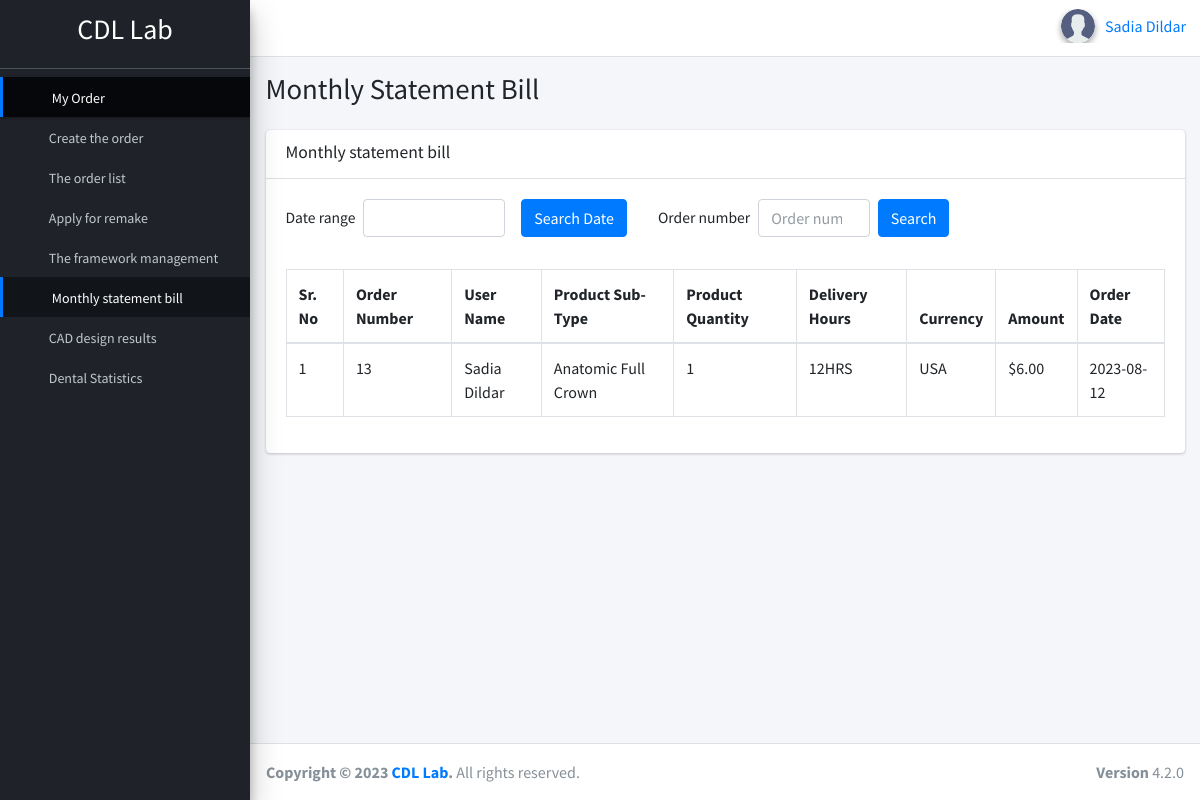
Page /monthly-statement/ (signed in) on the earlier database version.
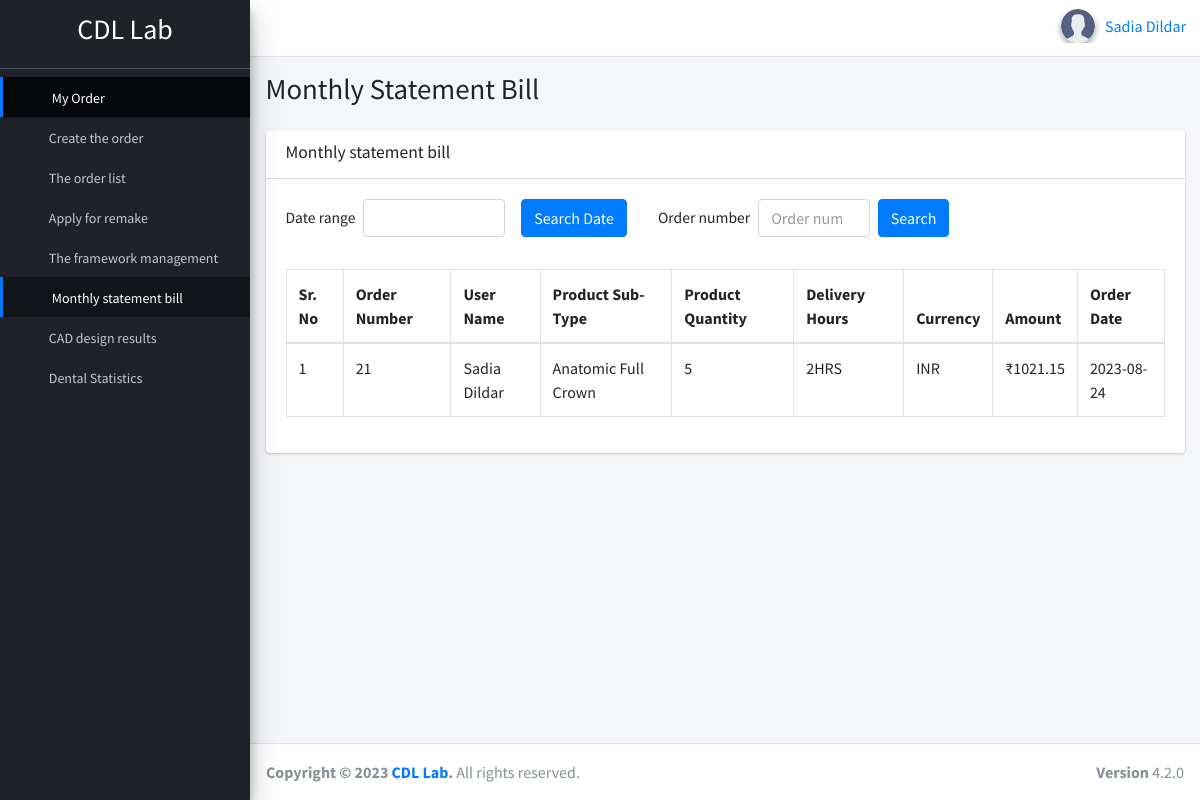
Same page on the later database version.
### amruloapp/models.py (models this page shows, shortened)
class Order(models.Model):
    user = models.ForeignKey(User, on_delete=models.CASCADE)  # ForeignKey to link the order with the user
    company_information = models.ForeignKey(CompanyInformation, on_delete=models.SET_NULL, null=True, blank=True)
    framework_agreement = models.ForeignKey(FrameworkAgreement, on_delete=models.SET_NULL, null=True, blank=True)
    order_number = models.AutoField(primary_key=True)  # Auto-generated order number
    customer_name = models.CharField(max_length=100)
    manufacturer = models.CharField(max_length=100, blank=True, null=True)
    ORDER_TYPE_CHOICES = [
        ('Regular', 'Regular Order'),
        ('Simple', 'Sample Order'),
        ('Urgent', 'Urgent order'),
    ]
    order_type = models.CharField(max_length=10, choices=ORDER_TYPE_CHOICES, default='Regular')
    purchaser = models.CharField(max_length=100, blank=True, null=True)
    salesman = models.CharField(max_length=100, blank=True, null=True)
    requirements_remarks = models.TextField(blank=True, null=True)
    order_date = models.DateField(default=timezone.now, null=True, blank=True)
    def formatted_order_date(self):
        return self.order_date.strftime('%Y-%m-%d 00:00')
    ORDER_STATUS_CHOICES = [
        ('review', 'Review'),
        ('pending', 'Pending'),
        ('approved', 'Approved'),
        ('completed', 'Completed'),
        ('cancelled', 'Cancelled'),
    ]
    order_status = models.CharField(
        max_length=12, choices=ORDER_STATUS_CHOICES, null=True, blank=True, default='review')
    ORIGINAL_DATA_CHOICES = [
        ('Raw Scanned Data', 'Raw Scanned Data'),
    ]
    original_data = models.CharField(max_length=20, choices=ORIGINAL_DATA_CHOICES, default='Raw Scanned Data')
    DESIGN_PRINTING_CHOICES = [
        ('Design', 'Design'),
    ]
    design_printing = models.CharField(max_length=50, choices=DESIGN_PRINTING_CHOICES, default='Design')
    PRODUCT_TYPE_CHOICES = [
        ('Cobalt-chrome framework - Design Fee', 'Cobalt-chrome framework - Design Fee'),
    ]
    product_type = models.CharField(max_length=100, choices=PRODUCT_TYPE_CHOICES, default='Cobalt-chrome framework - Design Fee')
    PRODUCT_SUB_TYPE_CHOICES = [
        ('Anatomic Full Crown', 'Anatomic Full Crown '),
        ('Veneer ( Emax, Ivoclar)', 'Veneer ( Emax, Ivoclar)'),
        ('Inlay/Onlay', 'Inlay/Onlay'),
        ('Smile Creator', 'Smile Creator'),
        ('Acrylic Temporary Crowns', 'Acrylic Temporary Crowns'),
        ('Custom Implant Abutment', 'Custom Implant Abutment'),
        ('Cast Partial Denture Framework (upto 3 unit single arch)', 'Cast Partial Denture Framework (upto 3 unit single arch)'),
        ('Cast Partial Denture Framework (upto 6 unit single arch)', 'Cast Partial Denture Framework (upto 6 unit single arch)'),
        ('Cast Partial Denture Framework (upto 13 unit single arch)', 'Cast Partial Denture Framework (upto 13 unit single arch)'),
        ('Screw retained crown', 'Screw Retained Crown'),
        ('CO-CR framework', 'CO-CR framework'),
        ('Zirconia Framework', 'Zirconia Framework'),
        ('All on 4/6 implants', 'All on 4/6 implants'),
        ('Implant SLM malo bridge' ,'Implant SLM Malo Bridge '),
        ('Implant Hybrid Denture' ,'Implant Hybrid Denture'),
        ('Cast Partial Obturator' ,'Cast Partial Obturator'),
        ('Bridge Framework' ,'Bridge Framework'),
        ('Bite Splint' ,'Bite Splint'),
        ('Full Mouth Rehabilitation' ,'Full Mouth Rehabilitation'),
        ('Wax-up for smile correction' ,'Wax-up for smile correction '),
        ('Contact Model ( each quadrant )', 'Contact Model ( each quadrant )'),
        ('Contact Model with extra die  ( each quadrant )', 'Contact Model with extra die  ( each quadrant )'),
        ('Models with articulation (uppr/lower)', 'Models with articulation (uppr/lower)'),
        ('Study Model (Full Mouth)', 'Study Model (Full Mouth)'),
        ('Surgical guide', 'Surgical Guide'),
    ]
    product_sub_type = models.CharField(max_length=100, choices=PRODUCT_SUB_TYPE_CHOICES, default='Anatomic Full Crown')
    PRODUCT_MATERIAL= [
        ('OCOR', 'OCOR'),
        ('Metal ', 'Metal'),
        ('Resin', 'Resin'),
        ('Zirconia / Metal / PMMA ', 'Zirconia / Metal / PMMA '),
        ('Zirconia / Emax', 'Zirconia / Emax'),
        ('Wax' , 'Wax'),
        ('PMMA', 'PMMA'),
        ('Zirconia / Metal', 'Zirconia / Metal ')
    ]
    product_material = models.CharField(max_length=50, choices=PRODUCT_MATERIAL, default='OCOR')
    UNIT_CHOICES = [
        ('PCS', 'PCS'),
    ]
    unit_of_measurement = models.CharField(max_length=10, choices=UNIT_CHOICES, default='PCS')
    CURRENCY_CHOICES = [
        ('USA', 'USD (Dollar)'),
        ('INR', 'INR (Indian Rupees)'),
    ]
    currency = models.CharField(max_length=10, choices=CURRENCY_CHOICES, default='USA')
    quantity = models.IntegerField()
    DELIVERY_TIMING_CHOICES = [
        ('12HRS', '12 HRS'),
        ('6HRS', '6 HRS'),
        ('2HRS', '2 HRS'),
    ]
    delivery_timing = models.CharField(max_length=10, choices=DELIVERY_TIMING_CHOICES, default='12HRS')
    file_upload_required = models.FileField(upload_to='uploads/files/stl-dcm-html')
    design_requirement = models.FileField(upload_to='uploads/files/otherfiles', default='')
    price = models.DecimalField(max_digits=10, decimal_places=2)
    remake_notes = models.TextField(blank=True)
    num_crowns = models.PositiveIntegerField(default=0)
    num_brackets = models.PositiveIntegerField(default=0)
    remake_price = models.DecimalField(max_digits=10, decimal_places=2, default=0.0)
    class Meta:
        verbose_name_plural = "Orders"

class User(AbstractUser):
    name = models.CharField(max_length=200, null=True)
    email = models.EmailField(unique=True, null=True)
    avatar = models.ImageField(null=True, default='avatar.svg')
    phone = models.CharField(max_length=15, blank=True, null=True, default='')
    affiliated_with = models.CharField(max_length=100, null=True, blank=True)
    approval_status = models.BooleanField(default=True)
    company_information = models.ForeignKey(CompanyInformation, on_delete=models.SET_NULL, null=True, blank=True)
    country = models.CharField(max_length=50, null=True, blank=True)
    user_address = models.TextField(default='')
    USERNAME_FIELD = 'email'
    REQUIRED_FIELDS = []

### amruloapp/views.py (the view)
# urls.py: path('monthly-statement/', views.monthlyStatement, name='monthly-statement'),
@login_required(login_url='login')
def monthlyStatement(request):
    user = request.user
    order_number = request.GET.get('order_number')
    date_range = request.GET.get('date_range')
    order_data = Order.objects.filter(user=user)
    if order_number:
        try:
            order_data = order_data.filter(order_number=int(order_number))
        except ValueError:
            pass
    if date_range:
        start_date, end_date = date_range.split(' - ')
        start_date = parse(start_date).date()
        end_date = parse(end_date).date() + timedelta(days=1)  # Include the end date itself
        order_data = order_data.filter(order_date__range=(start_date, end_date))
    context = {'active_item': 'monthly-order', 'order_data': order_data}
    return render(request, 'amruloapp/dashboard/monthly-statement.html', context)

### amruloapp/templates/amruloapp/dashboard/monthly-statement.html (shortened to what the changed rows need)
{% extends 'amruloapp/dashboard/base.html' %}
{% load static %}
{% block custom_style %}
    <link rel="stylesheet" href="{% static 'amruloapp/dashboard/plugins/datatables-bs4/css/dataTables.bootstrap4.min.css' %}" />
    <link rel="stylesheet" href="{% static 'amruloapp/dashboard/plugins/datatables-responsive/css/responsive.bootstrap4.min.css' %}" />
    <link rel="stylesheet" href="{% static 'amruloapp/dashboard/plugins/datatables-buttons/css/buttons.bootstrap4.min.css' %}" />
    <link rel="stylesheet" href="{% static 'amruloapp/dashboard/plugins/datatables-fixedcolumns/css/fixedColumns.bootstrap4.min.css' %}" />
    <link rel="stylesheet" href="{% static 'amruloapp/dashboard/plugins/overlayScrollbars/css/OverlayScrollbars.min.css' %}" />
    <link rel="stylesheet" href="{% static 'amruloapp/dashboard/plugins/daterangepicker/daterangepicker.css' %}" />
    <link rel="stylesheet" href="{% static 'amruloapp/dashboard/plugins/summernote/summernote-bs4.min.css' %}" />
    <link rel="stylesheet" href="{% static 'amruloapp/dashboard/dist/css/monthly-statement-bill.css' %}" />
{% endblock custom_style %}
{% block content %}
    <div class="content-wrapper">
        <div class="content-header">
            <div class="container-fluid">
                <div class="row mb-2">
                    <div class="col-sm-6">
                        <h1 class="m-0">Monthly Statement Bill</h1>
                    </div>
                </div>
            </div>
        </div>
        <section class="content">
            <div class="container-fluid">
              <div class="card">
                <div class="card-body">
                  <div class="table-responsive">
                    <table
                      class="table nowrap table-bordered"
                      id="orderListTable"
                    >
                      <thead>
                        <tr>
                          <th>Sr. No</th>
                          <th>Order Number</th>
                          <th>User Name</th>
                          <th>Product Sub-Type</th>
                          <th>Product Quantity</th>
                          <th>Delivery Hours</th>
                          <th>Currency</th>
                          <th>Amount</th>
                          <th>Order Date</th>
                        </tr>
                      </thead>
                      <tbody>
                        {% for data in order_data %}
                        <tr>
                            <td>{{forloop.counter}}</td>
                            <td>{{data.order_number}}</td>
                            <td>{{data.user.name}}</td>
                            <td>{{data.product_sub_type}}</td>
                            <td>{{data.quantity}}</td>
                            <td>{{data.delivery_timing}}</td>
                            <td>{{data.currency}}</td>
                            <td>
                                    {% if data.currency == 'USA' %}
                                        ${{ data.price|floatformat:2 }}
                                    {% elif data.currency == 'INR' %}
                                        ₹{{ data.price|floatformat:2 }}
                                    {% else %}
                                        {{ data.price|floatformat:2 }}
                                    {% endif %}
                            </td>
                            <td class="order-row" data-order-date="{{ data.formatted_order_date }}">{{ data.order_date|date:"Y-m-d" }}</td>
                          </tr>
                          {% endfor %}
                      </tbody>
                    </table>
                  </div>
                </div>
              </div>
            </div>
        </section>
    </div>
{% endblock content %}

Differences in the rows shown:
removed Order: order_number "13", user.name "Sadia Dildar", product_sub_type "Anatomic Full Crown", quantity "1", delivery_timing "12HRS", currency "USA", price "6.00", order_date "2023-08-12"
added Order: order_number "21", user.name "Sadia Dildar", product_sub_type "Anatomic Full Crown", quantity "5", delivery_timing "2HRS", currency "INR", price "1021.15", order_date "2023-08-24"
